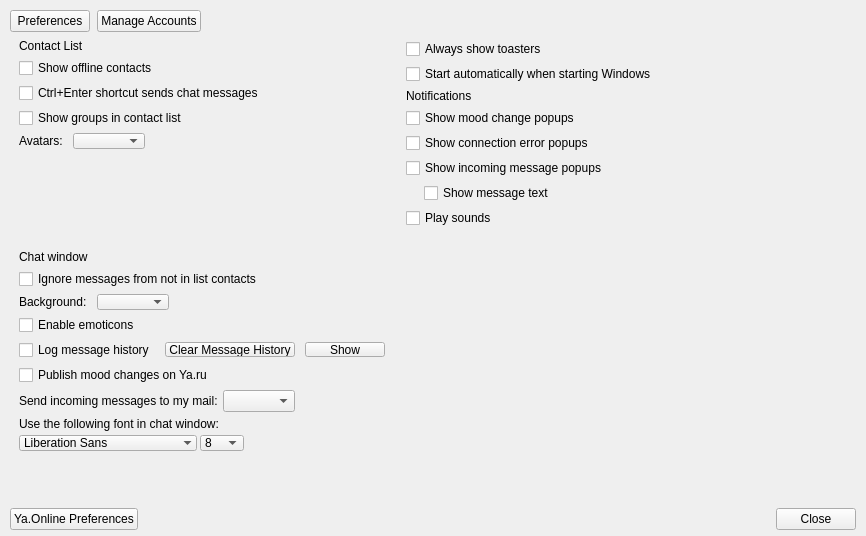
<?xml version="1.0" encoding="UTF-8"?>
<ui version="4.0">
 <class>YaPreferences</class>
 <widget class="QWidget" name="YaPreferences">
  <property name="geometry">
   <rect>
    <x>0</x>
    <y>0</y>
    <width>866</width>
    <height>536</height>
   </rect>
  </property>
  <property name="windowTitle">
   <string>Preferences</string>
  </property>
  <layout class="QVBoxLayout">
   <property name="spacing">
    <number>0</number>
   </property>
   <property name="leftMargin">
    <number>10</number>
   </property>
   <property name="topMargin">
    <number>10</number>
   </property>
   <property name="rightMargin">
    <number>10</number>
   </property>
   <property name="bottomMargin">
    <number>6</number>
   </property>
   <item>
    <layout class="QHBoxLayout">
     <property name="spacing">
      <number>7</number>
     </property>
     <item>
      <widget class="YaPreferencesTabButton" name="preferencesButton">
       <property name="text">
        <string>Preferences</string>
       </property>
      </widget>
     </item>
     <item>
      <widget class="YaPreferencesTabButton" name="manageAccountsButton">
       <property name="text">
        <string>Manage Accounts</string>
       </property>
      </widget>
     </item>
     <item>
      <spacer>
       <property name="orientation">
        <enum>Qt::Horizontal</enum>
       </property>
       <property name="sizeHint" stdset="0">
        <size>
         <width>40</width>
         <height>20</height>
        </size>
       </property>
      </spacer>
     </item>
    </layout>
   </item>
   <item>
    <widget class="QStackedWidget" name="stackedWidget">
     <property name="frameShape">
      <enum>QFrame::NoFrame</enum>
     </property>
     <property name="currentIndex">
      <number>0</number>
     </property>
     <widget class="QWidget" name="preferencesPage">
      <layout class="QVBoxLayout">
       <property name="spacing">
        <number>0</number>
       </property>
       <property name="margin">
        <number>0</number>
       </property>
       <item>
        <widget class="QFrame" name="preferencesFrame">
         <property name="frameShape">
          <enum>QFrame::NoFrame</enum>
         </property>
         <property name="frameShadow">
          <enum>QFrame::Raised</enum>
         </property>
         <layout class="QGridLayout">
          <property name="topMargin">
           <number>7</number>
          </property>
          <property name="spacing">
           <number>0</number>
          </property>
          <item row="0" column="0">
           <layout class="QVBoxLayout" name="verticalLayout_2">
            <property name="spacing">
             <number>5</number>
            </property>
            <item>
             <widget class="QLabel" name="groupLabelContactList">
              <property name="text">
               <string>Contact List</string>
              </property>
             </widget>
            </item>
            <item>
             <widget class="QCheckBox" name="showOfflineContacts">
              <property name="text">
               <string>Show offline contacts</string>
              </property>
             </widget>
            </item>
            <item>
             <widget class="QCheckBox" name="ctrlEnterSendsChatMessages">
              <property name="text">
               <string>Ctrl+Enter shortcut sends chat messages</string>
              </property>
             </widget>
            </item>
            <item>
             <widget class="QCheckBox" name="showContactListGroups">
              <property name="text">
               <string>Show groups in contact list</string>
              </property>
             </widget>
            </item>
            <item>
             <layout class="QHBoxLayout">
              <property name="spacing">
               <number>10</number>
              </property>
              <property name="leftMargin">
               <number>0</number>
              </property>
              <item>
               <widget class="QLabel" name="enableContactListAvatars">
                <property name="text">
                 <string>Avatars:</string>
                </property>
               </widget>
              </item>
              <item>
               <widget class="QComboBox" name="contactListAvatarsComboBox">
                <property name="maximumSize">
                 <size>
                  <width>16777215</width>
                  <height>16</height>
                 </size>
                </property>
               </widget>
              </item>
              <item>
               <spacer>
                <property name="orientation">
                 <enum>Qt::Horizontal</enum>
                </property>
                <property name="sizeHint" stdset="0">
                 <size>
                  <width>0</width>
                  <height>10</height>
                 </size>
                </property>
               </spacer>
              </item>
             </layout>
            </item>
            <item>
             <spacer>
              <property name="orientation">
               <enum>Qt::Vertical</enum>
              </property>
              <property name="sizeHint" stdset="0">
               <size>
                <width>20</width>
                <height>0</height>
               </size>
              </property>
             </spacer>
            </item>
           </layout>
          </item>
          <item row="0" column="2">
           <layout class="QVBoxLayout">
            <property name="spacing">
             <number>5</number>
            </property>
            <item>
             <widget class="QCheckBox" name="alwaysShowToasters">
              <property name="text">
               <string>Always show toasters</string>
              </property>
             </widget>
            </item>
            <item>
             <widget class="QCheckBox" name="startAutomatically">
              <property name="text">
               <string>Start automatically when starting Windows</string>
              </property>
             </widget>
            </item>
            <item>
             <widget class="QLabel" name="groupLabelNotifications">
              <property name="text">
               <string>Notifications</string>
              </property>
             </widget>
            </item>
            <item>
             <widget class="QCheckBox" name="showMoodChangePopups">
              <property name="text">
               <string>Show mood change popups</string>
              </property>
             </widget>
            </item>
            <item>
             <widget class="QCheckBox" name="showConnectionNotifications">
              <property name="text">
               <string>Show connection error popups</string>
              </property>
             </widget>
            </item>
            <item>
             <widget class="QCheckBox" name="showMessageNotifications">
              <property name="text">
               <string>Show incoming message popups</string>
              </property>
             </widget>
            </item>
            <item>
             <layout class="QHBoxLayout">
              <property name="leftMargin">
               <number>18</number>
              </property>
              <item>
               <widget class="QCheckBox" name="showMessageText">
                <property name="text">
                 <string>Show message text</string>
                </property>
               </widget>
              </item>
             </layout>
            </item>
            <item>
             <widget class="QCheckBox" name="playSounds">
              <property name="text">
               <string>Play sounds</string>
              </property>
             </widget>
            </item>
            <item>
             <spacer name="verticalSpacer">
              <property name="orientation">
               <enum>Qt::Vertical</enum>
              </property>
              <property name="sizeHint" stdset="0">
               <size>
                <width>20</width>
                <height>0</height>
               </size>
              </property>
             </spacer>
            </item>
           </layout>
          </item>
          <item row="0" column="3" rowspan="4">
           <widget class="QFrame" name="expandingFillerFrame_2">
            <property name="sizePolicy">
             <sizepolicy hsizetype="Expanding" vsizetype="Expanding">
              <horstretch>0</horstretch>
              <verstretch>0</verstretch>
             </sizepolicy>
            </property>
            <property name="frameShape">
             <enum>QFrame::NoFrame</enum>
            </property>
            <property name="frameShadow">
             <enum>QFrame::Raised</enum>
            </property>
           </widget>
          </item>
          <item row="1" column="0">
           <spacer>
            <property name="orientation">
             <enum>Qt::Vertical</enum>
            </property>
            <property name="sizeType">
             <enum>QSizePolicy::Fixed</enum>
            </property>
            <property name="sizeHint" stdset="0">
             <size>
              <width>20</width>
              <height>22</height>
             </size>
            </property>
           </spacer>
          </item>
          <item row="2" column="0">
           <layout class="QVBoxLayout" name="verticalLayout">
            <property name="spacing">
             <number>5</number>
            </property>
            <item>
             <widget class="QLabel" name="groupLabelChat">
              <property name="text">
               <string>Chat window</string>
              </property>
             </widget>
            </item>
            <item>
             <widget class="QCheckBox" name="ignoreNonRosterContacts">
              <property name="text">
               <string>Ignore messages from not in list contacts</string>
              </property>
             </widget>
            </item>
            <item>
             <layout class="QHBoxLayout" name="horizontalLayout_2">
              <property name="spacing">
               <number>10</number>
              </property>
              <property name="leftMargin">
               <number>0</number>
              </property>
              <item>
               <widget class="QLabel" name="labelChatBackground">
                <property name="text">
                 <string>Background:</string>
                </property>
               </widget>
              </item>
              <item>
               <widget class="QComboBox" name="chatBackgroundComboBox">
                <property name="maximumSize">
                 <size>
                  <width>16777215</width>
                  <height>16</height>
                 </size>
                </property>
               </widget>
              </item>
              <item>
               <spacer name="horizontalSpacer_2">
                <property name="orientation">
                 <enum>Qt::Horizontal</enum>
                </property>
                <property name="sizeHint" stdset="0">
                 <size>
                  <width>0</width>
                  <height>10</height>
                 </size>
                </property>
               </spacer>
              </item>
             </layout>
            </item>
            <item>
             <widget class="QCheckBox" name="enableEmoticons">
              <property name="text">
               <string>Enable emoticons</string>
              </property>
             </widget>
            </item>
            <item>
             <layout class="QHBoxLayout" name="horizontalLayout">
              <property name="spacing">
               <number>10</number>
              </property>
              <item>
               <widget class="QCheckBox" name="logMessageHistory">
                <property name="text">
                 <string>Log message history</string>
                </property>
                <property name="tristate">
                 <bool>false</bool>
                </property>
               </widget>
              </item>
              <item>
               <widget class="YaLinkButton" name="clearMessageHistory">
                <property name="sizePolicy">
                 <sizepolicy hsizetype="Expanding" vsizetype="Fixed">
                  <horstretch>0</horstretch>
                  <verstretch>0</verstretch>
                 </sizepolicy>
                </property>
                <property name="maximumSize">
                 <size>
                  <width>10000</width>
                  <height>15</height>
                 </size>
                </property>
                <property name="text">
                 <string>Clear Message History</string>
                </property>
               </widget>
              </item>
              <item>
               <widget class="YaLinkButton" name="showMessageHistory">
                <property name="sizePolicy">
                 <sizepolicy hsizetype="Expanding" vsizetype="Fixed">
                  <horstretch>0</horstretch>
                  <verstretch>0</verstretch>
                 </sizepolicy>
                </property>
                <property name="maximumSize">
                 <size>
                  <width>10000</width>
                  <height>15</height>
                 </size>
                </property>
                <property name="text">
                 <string>Show</string>
                </property>
               </widget>
              </item>
              <item>
               <spacer name="horizontalSpacer">
                <property name="orientation">
                 <enum>Qt::Horizontal</enum>
                </property>
                <property name="sizeHint" stdset="0">
                 <size>
                  <width>0</width>
                  <height>10</height>
                 </size>
                </property>
               </spacer>
              </item>
             </layout>
            </item>
            <item>
             <widget class="QCheckBox" name="publishMoodOnYaru">
              <property name="text">
               <string>Publish mood changes on Ya.ru</string>
              </property>
             </widget>
            </item>
            <item>
             <layout class="QHBoxLayout" name="horizontalLayout_3">
              <property name="spacing">
               <number>-1</number>
              </property>
              <property name="topMargin">
               <number>0</number>
              </property>
              <item>
               <widget class="QLabel" name="label">
                <property name="text">
                 <string>Send incoming messages to my mail:</string>
                </property>
               </widget>
              </item>
              <item>
               <widget class="QComboBox" name="offlineEmailsMaxLast"/>
              </item>
              <item>
               <spacer name="horizontalSpacer_3">
                <property name="orientation">
                 <enum>Qt::Horizontal</enum>
                </property>
                <property name="sizeHint" stdset="0">
                 <size>
                  <width>40</width>
                  <height>20</height>
                 </size>
                </property>
               </spacer>
              </item>
             </layout>
            </item>
            <item>
             <layout class="QGridLayout">
              <property name="horizontalSpacing">
               <number>3</number>
              </property>
              <property name="verticalSpacing">
               <number>2</number>
              </property>
              <item row="0" column="0" colspan="3">
               <widget class="QLabel" name="fontLabel">
                <property name="sizePolicy">
                 <sizepolicy hsizetype="Expanding" vsizetype="Preferred">
                  <horstretch>0</horstretch>
                  <verstretch>0</verstretch>
                 </sizepolicy>
                </property>
                <property name="text">
                 <string>Use the following font in chat window:</string>
                </property>
               </widget>
              </item>
              <item row="1" column="0">
               <widget class="QFontComboBox" name="fontCombo">
                <property name="sizePolicy">
                 <sizepolicy hsizetype="Expanding" vsizetype="Fixed">
                  <horstretch>0</horstretch>
                  <verstretch>0</verstretch>
                 </sizepolicy>
                </property>
                <property name="minimumSize">
                 <size>
                  <width>50</width>
                  <height>0</height>
                 </size>
                </property>
                <property name="maximumSize">
                 <size>
                  <width>178</width>
                  <height>16</height>
                 </size>
                </property>
                <property name="editable">
                 <bool>false</bool>
                </property>
                <property name="frame">
                 <bool>false</bool>
                </property>
               </widget>
              </item>
              <item row="1" column="1">
               <widget class="QComboBox" name="fontSizeCombo">
                <property name="maximumSize">
                 <size>
                  <width>16777215</width>
                  <height>16</height>
                 </size>
                </property>
                <property name="editable">
                 <bool>false</bool>
                </property>
                <item>
                 <property name="text">
                  <string>8</string>
                 </property>
                </item>
                <item>
                 <property name="text">
                  <string>9</string>
                 </property>
                </item>
                <item>
                 <property name="text">
                  <string>10</string>
                 </property>
                </item>
                <item>
                 <property name="text">
                  <string>11</string>
                 </property>
                </item>
                <item>
                 <property name="text">
                  <string>12</string>
                 </property>
                </item>
                <item>
                 <property name="text">
                  <string>14</string>
                 </property>
                </item>
                <item>
                 <property name="text">
                  <string>16</string>
                 </property>
                </item>
               </widget>
              </item>
              <item row="1" column="2">
               <spacer>
                <property name="orientation">
                 <enum>Qt::Horizontal</enum>
                </property>
                <property name="sizeHint" stdset="0">
                 <size>
                  <width>0</width>
                  <height>20</height>
                 </size>
                </property>
               </spacer>
              </item>
             </layout>
            </item>
           </layout>
          </item>
          <item row="2" column="1">
           <spacer>
            <property name="orientation">
             <enum>Qt::Horizontal</enum>
            </property>
            <property name="sizeType">
             <enum>QSizePolicy::Fixed</enum>
            </property>
            <property name="sizeHint" stdset="0">
             <size>
              <width>21</width>
              <height>20</height>
             </size>
            </property>
           </spacer>
          </item>
          <item row="2" column="2">
           <spacer>
            <property name="orientation">
             <enum>Qt::Vertical</enum>
            </property>
            <property name="sizeType">
             <enum>QSizePolicy::Fixed</enum>
            </property>
            <property name="sizeHint" stdset="0">
             <size>
              <width>191</width>
              <height>122</height>
             </size>
            </property>
           </spacer>
          </item>
          <item row="6" column="0" colspan="4">
           <widget class="QFrame" name="expandingFillerFrame">
            <property name="sizePolicy">
             <sizepolicy hsizetype="Expanding" vsizetype="Expanding">
              <horstretch>0</horstretch>
              <verstretch>0</verstretch>
             </sizepolicy>
            </property>
            <property name="frameShape">
             <enum>QFrame::NoFrame</enum>
            </property>
            <property name="frameShadow">
             <enum>QFrame::Raised</enum>
            </property>
           </widget>
          </item>
         </layout>
        </widget>
       </item>
       <item>
        <layout class="QHBoxLayout">
         <property name="topMargin">
          <number>8</number>
         </property>
         <item>
          <widget class="YaPushButton" name="yaOnlinePreferences">
           <property name="text">
            <string>Ya.Online Preferences</string>
           </property>
          </widget>
         </item>
         <item>
          <spacer>
           <property name="orientation">
            <enum>Qt::Horizontal</enum>
           </property>
           <property name="sizeHint" stdset="0">
            <size>
             <width>111</width>
             <height>20</height>
            </size>
           </property>
          </spacer>
         </item>
         <item>
          <widget class="YaPushButton" name="okButton">
           <property name="text">
            <string>Close</string>
           </property>
          </widget>
         </item>
        </layout>
       </item>
      </layout>
     </widget>
    </widget>
   </item>
  </layout>
 </widget>
 <customwidgets>
  <customwidget>
   <class>YaPushButton</class>
   <extends>QPushButton</extends>
   <header>yapushbutton.h</header>
  </customwidget>
  <customwidget>
   <class>YaLinkButton</class>
   <extends>QPushButton</extends>
   <header>yalinkbutton.h</header>
  </customwidget>
  <customwidget>
   <class>YaPreferencesTabButton</class>
   <extends>QPushButton</extends>
   <header>yapreferencestabbutton.h</header>
  </customwidget>
 </customwidgets>
 <resources>
  <include location="yastuff.qrc"/>
 </resources>
 <connections/>
</ui>
